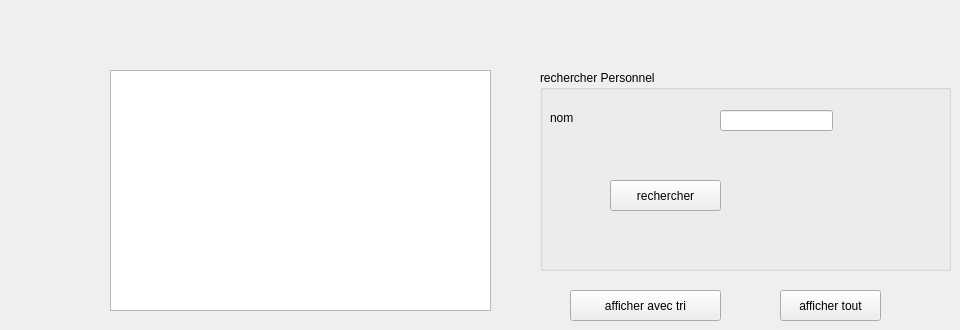
      <widget class="QWidget" name="tab_18">
       <attribute name="title">
        <string>afficher personnel</string>
       </attribute>
       <widget class="QTableView" name="tableView_6">
        <property name="geometry">
         <rect>
          <x>110</x>
          <y>70</y>
          <width>381</width>
          <height>241</height>
         </rect>
        </property>
       </widget>
       <widget class="QGroupBox" name="groupBox_25">
        <property name="geometry">
         <rect>
          <x>540</x>
          <y>70</y>
          <width>411</width>
          <height>201</height>
         </rect>
        </property>
        <property name="title">
         <string>rechercher Personnel</string>
        </property>
        <widget class="QLabel" name="label_76">
         <property name="geometry">
          <rect>
           <x>10</x>
           <y>40</y>
           <width>71</width>
           <height>16</height>
          </rect>
         </property>
         <property name="text">
          <string>nom</string>
         </property>
        </widget>
        <widget class="QLineEdit" name="nom_rech_per_8">
         <property name="geometry">
          <rect>
           <x>180</x>
           <y>40</y>
           <width>113</width>
           <height>21</height>
          </rect>
         </property>
        </widget>
        <widget class="QPushButton" name="pushButton_33">
         <property name="geometry">
          <rect>
           <x>70</x>
           <y>110</y>
           <width>111</width>
           <height>31</height>
          </rect>
         </property>
         <property name="text">
          <string>rechercher</string>
         </property>
        </widget>
       </widget>
       <widget class="QPushButton" name="pushButton_37">
        <property name="geometry">
         <rect>
          <x>570</x>
          <y>290</y>
          <width>151</width>
          <height>31</height>
         </rect>
        </property>
        <property name="text">
         <string>afficher avec tri</string>
        </property>
       </widget>
       <widget class="QPushButton" name="pushButton_41">
        <property name="geometry">
         <rect>
          <x>780</x>
          <y>290</y>
          <width>101</width>
          <height>31</height>
         </rect>
        </property>
        <property name="text">
         <string>afficher tout</string>
        </property>
       </widget>
      </widget>
